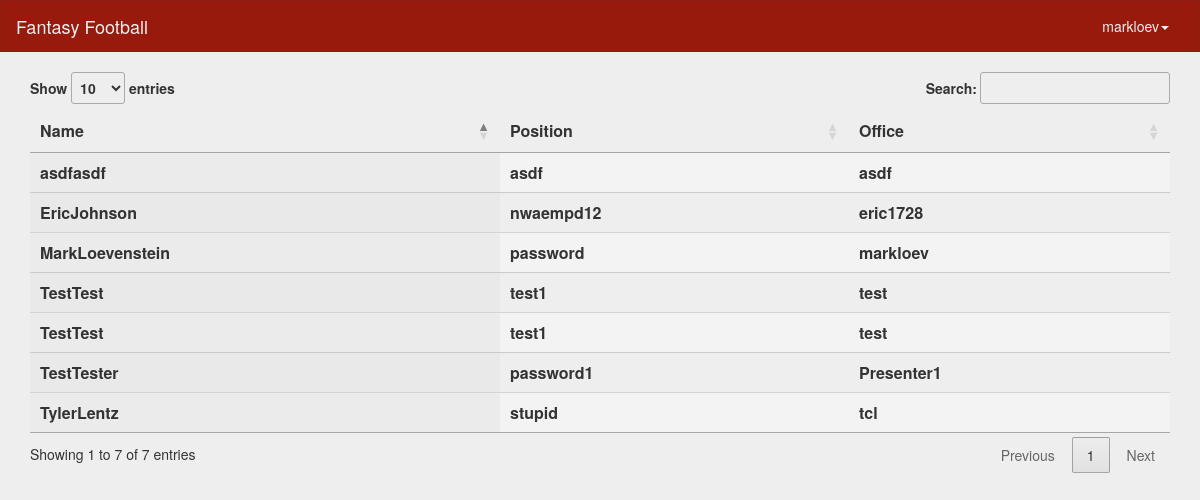
Page /createFantasy.php (signed in) on the committed database.
### tables this page shows
CREATE TABLE IF NOT EXISTS `Users` (
`userID` int(11) NOT NULL,
  `fName` varchar(45) NOT NULL,
  `lName` varchar(45) NOT NULL,
  `username` varchar(45) DEFAULT NULL,
  `password` varchar(45) NOT NULL
);

### includes/common_functions.php (called while the page is built, shortened)
<?php
function r2a($r) {
  $a = array();
  while($row = mysqli_fetch_assoc($r)) {
    $a[] = $row;
  }
  return $a;
}
function checkLogin() {
  if(isset($_SESSION['user'])) {
    return true;
  }
  return false;
}
?>

### createFantasy.php (the view, shortened to what this page needs)
<?php
include('includes/header.php');
$query = "SELECT * FROM Users";
$result = $mysqli->query($query);
$array = r2a($result);
?>
<table id="table" class="display table-striped table-inverse table-hover" cellspacing="0" width="100%">
    <thead>
        <tr>
            <th>Name</th>
            <th>Position</th>
            <th>Office</th>
        </tr>
    </thead>
    <tbody>
        <?php foreach($array as $a){ ?>
        <tr>
            <th><?= $a['fName'].$a['lName'] ?></th>
            <th><?= $a['password'] ?></th>
            <th><?= $a['username'] ?></th>
        </tr>
        <?php } ?>
    </tbody>
</table>
<?php
include('includes/footer.php');
?>

### includes/header.php (shortened to what this page needs)
<?php
include('common_functions.php');
?>
<html lang="en">
  <head>
    <link rel="stylesheet" href="https://maxcdn.bootstrapcdn.com/bootstrap/3.3.7/css/bootstrap.min.css">
    <link rel="stylesheet" href="https://cdn.datatables.net/1.10.12/css/jquery.dataTables.min.css">
  </head>
  <body>
      <nav class="navbar navbar-default">
        <div class="container-fluid">
          <div class="navbar-header">
            <a class="navbar-brand" href="index.php">Fantasy Football</a>
          </div>
          <div class="collapse navbar-collapse" id="bs-example-navbar-collapse-1">
            <ul class="nav navbar-nav navbar-right">
              <li class="dropdown">
                <?php if(checkLogin()) { ?>
                <a href="#" class="dropdown-toggle" data-toggle="dropdown" role="button" aria-haspopup="true" aria-expanded="false"><?php if(isset($_SESSION['user'])) { echo $_SESSION['user']['username']; } else { echo "Login";} ?><span class="caret"></span></a>
                <?php } ?>
              </li>
            </ul>
          </div>
        </div>
      </nav>
      <link rel="stylesheet" href="includes/main.css">
      <div class="container">

### includes/footer.php
  </body>
</html>

### includes/main.css (style rules this page uses)
body { background-color: #eee !important; }
.navbar-default { background-color: #981a0d; border-color: #8b1d12; border-radius: 0px; }
.navbar-default .navbar-brand { color: #ecf0f1; }
.navbar-default .navbar-nav > li > a { color: #ecf0f1; }
.navbar-default .navbar-collapse, .navbar-default .navbar-form { border-color: #ecf0f1; }

### rows in the picture
users: fName "Mark", lName "Loevenstein", password "password", username "markloev"
users: fName "Tyler", lName "Lentz", password "stupid", username "tcl"
users: fName "Test", lName "Test", password "test1", username "test"
users: fName "Test", lName "Test", password "test1", username "test"
users: fName "asdf", lName "asdf", password "asdf", username "asdf"
users: fName "Eric", lName "Johnson", password "nwaempd12", username "eric1728"
users: fName "Test", lName "Tester", password "password1", username "Presenter1"

### other values in the picture
$_SESSION['user']['username'] "markloev"
